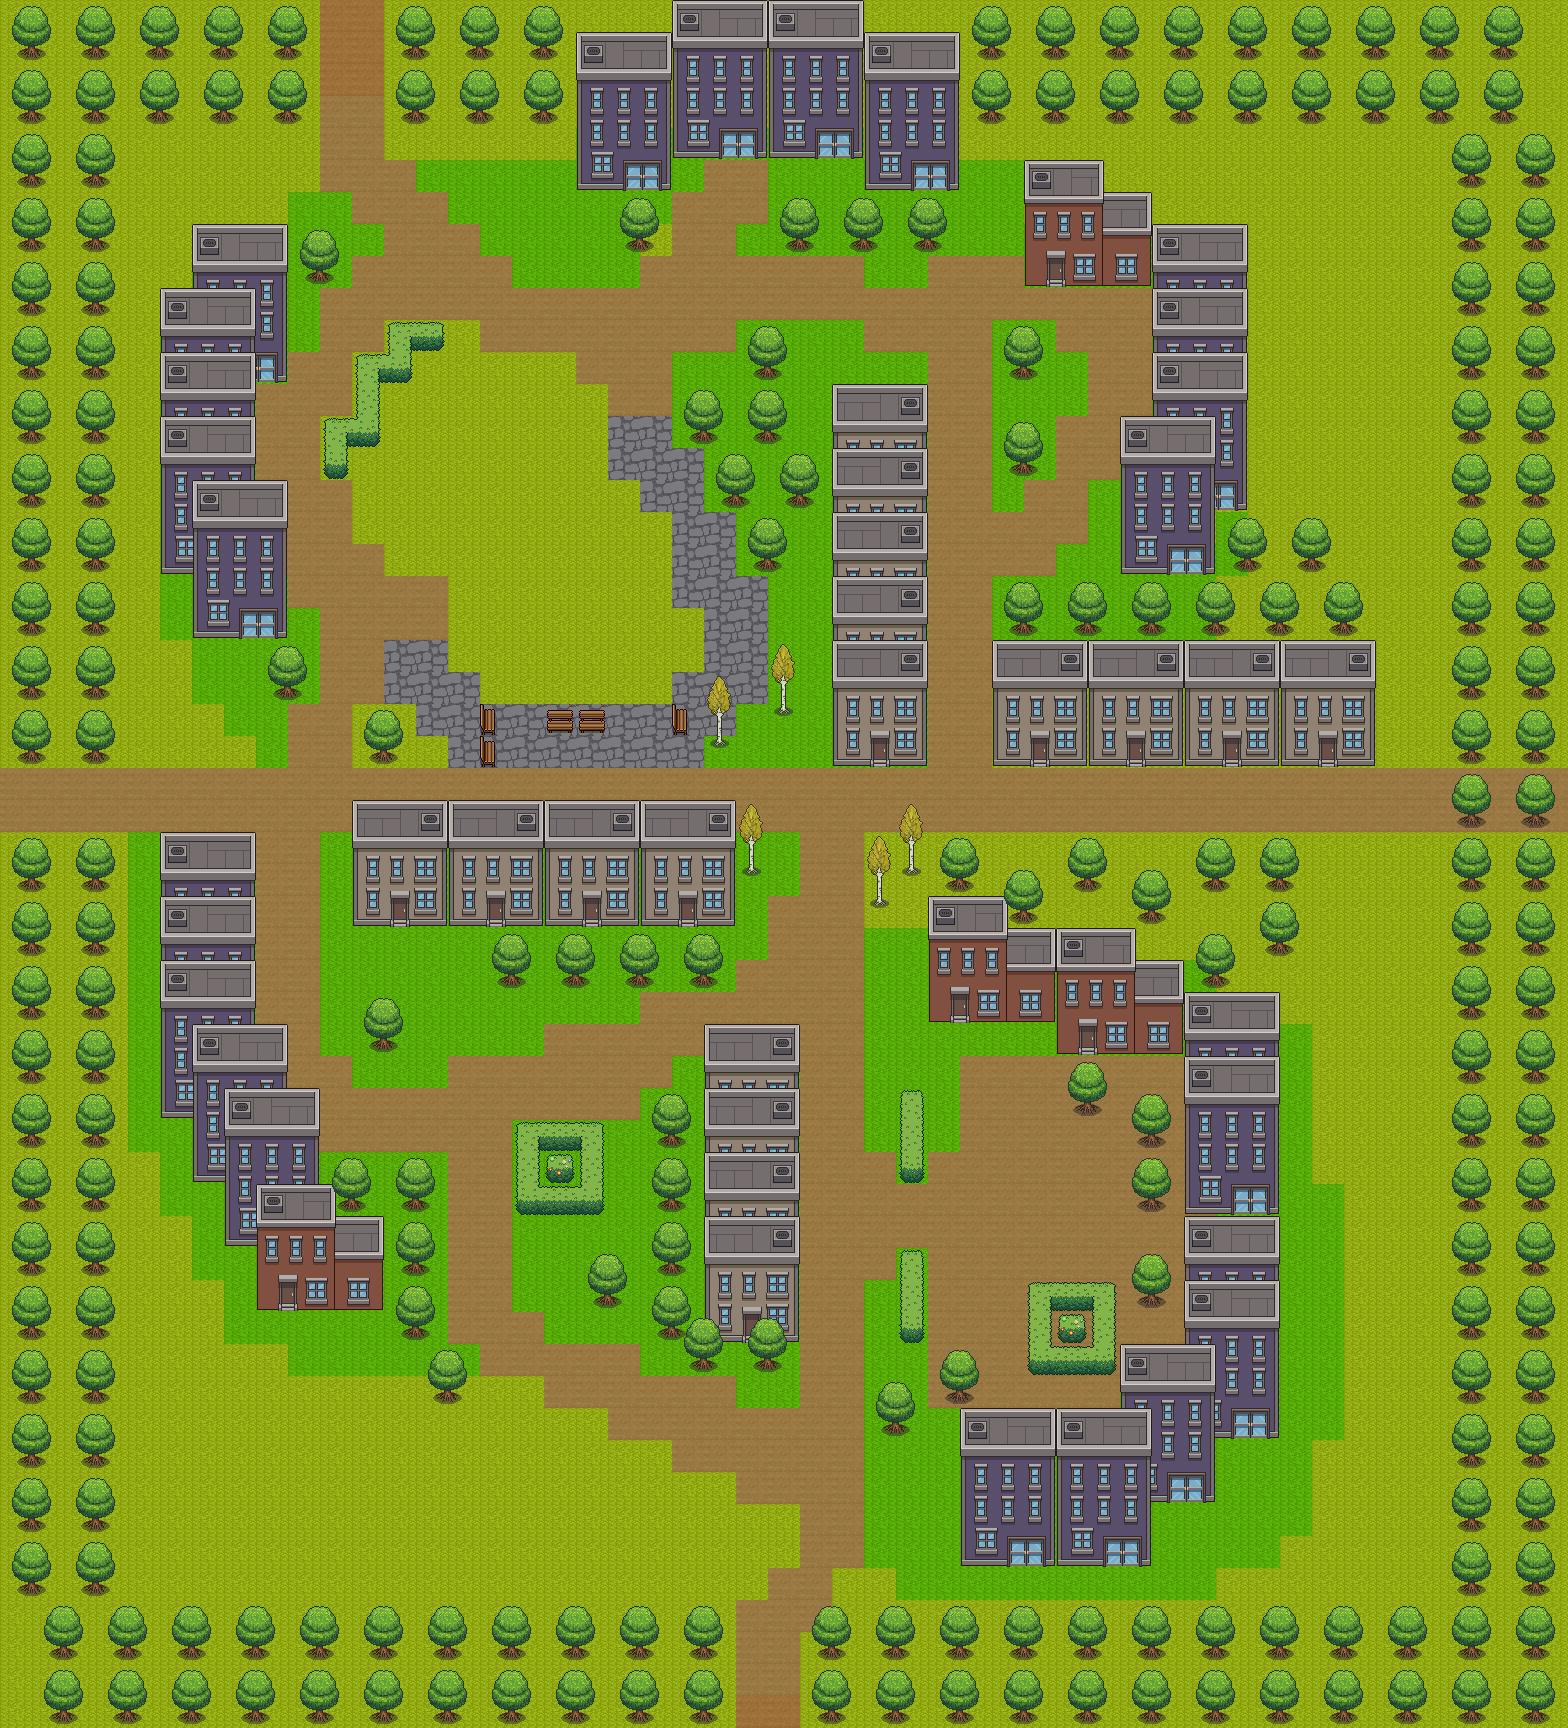

A 2D game scene composited from a Tiled map and its tileset images. What follows is a short description and the map's XML, with each tile layer's data collapsed to a summary:
An orthogonal 49x54 tile map with 32x32 px tiles, 11 tile layers (ground, path, building, building2, ...), 1 hidden layer not drawn, 3 tilesets and 57 objects (56x collision, player).

<map version="1.10" tiledversion="1.12.2" orientation="orthogonal" renderorder="right-down" width="49" height="54" tilewidth="32" tileheight="32" infinite="0" nextlayerid="16" nextobjectid="89">
 <tileset firstgid="1" source="../assets/Forest.tsx" />
 <tileset firstgid="210" source="../assets/City.tsx" />
 <tileset firstgid="613" source="../assets/Swamp.tsx" />
 <layer id="1" name="ground" width="49" height="54">
  <data>[2646 cells, 2646 non-empty, 1 distinct tile ids]</data>
 </layer>
 <objectgroup id="15" name="geeseSpawn">
  <object id="81" type="collision" x="1406.67" y="130" width="33.3333" height="25.3333" />
  <object id="82" type="collision" x="128.667" y="135.333" width="33.3333" height="25.3333" />
  <object id="83" type="collision" x="922" y="290" width="33.3333" height="25.3333" />
  <object id="86" type="collision" x="376.667" y="503.333" width="33.3333" height="25.3333" />
  <object id="87" type="collision" x="208.667" y="1542" width="33.3333" height="25.3333" />
  <object id="88" type="collision" x="1329.33" y="1528" width="33.3333" height="25.3333" />
 </objectgroup>
 <objectgroup id="14" name="playerSpawn">
  <object id="79" name="player" x="800.667" y="801.424" width="32" height="31.8182" />
 </objectgroup>
 <layer id="2" name="path" width="49" height="54">
  <data>[2646 cells, 1278 non-empty, 4 distinct tile ids]</data>
 </layer>
 <layer id="4" name="lake" width="49" height="54" visible="0">
  <data>[2646 cells, 93 non-empty, 13 distinct tile ids]</data>
 </layer>
 <layer id="3" name="building" width="49" height="54">
  <data>[2646 cells, 381 non-empty, 43 distinct tile ids]</data>
 </layer>
 <layer id="5" name="building2" width="49" height="54">
  <data>[2646 cells, 72 non-empty, 15 distinct tile ids]</data>
 </layer>
 <layer id="6" name="building3" width="49" height="54">
  <data>[2646 cells, 60 non-empty, 15 distinct tile ids]</data>
 </layer>
 <layer id="7" name="building4" width="49" height="54">
  <data>[2646 cells, 16 non-empty, 16 distinct tile ids]</data>
 </layer>
 <layer id="8" name="trees" width="49" height="54">
  <data>[2646 cells, 227 non-empty, 7 distinct tile ids]</data>
 </layer>
 <layer id="9" name="trees2" width="49" height="54">
  <data>[2646 cells, 4 non-empty, 4 distinct tile ids]</data>
 </layer>
 <layer id="12" name="benches" width="49" height="54">
  <data>[2646 cells, 5 non-empty, 2 distinct tile ids]</data>
 </layer>
 <layer id="10" name="bushes" width="49" height="54">
  <data>[2646 cells, 32 non-empty, 13 distinct tile ids]</data>
 </layer>
 <layer id="11" name="tree_border" width="49" height="54">
  <data>[2646 cells, 682 non-empty, 5 distinct tile ids]</data>
 </layer>
 <objectgroup color="#ff007f" id="13" name="collisions" class="collision">
  <object id="3" name="wall" type="collision" x="0" y="0" width="128" height="768" />
  <object id="4" name="wall" type="collision" x="128" y="0" width="192" height="128" />
  <object id="5" name="wall" type="collision" x="384" y="0" width="192" height="128" />
  <object id="8" name="wall" type="collision" x="960" y="0" width="576" height="128" />
  <object id="9" name="wall" type="collision" x="1440" y="128" width="128" height="1600" />
  <object id="10" name="wall" type="collision" x="800" y="1600" width="640" height="128" />
  <object id="11" name="wall" type="collision" x="32" y="1600" width="704" height="128" />
  <object id="12" name="wall" type="collision" x="0" y="832" width="128" height="768" />
  <object id="17" type="collision" x="448" y="320">
   <polygon points="0,0 -64,0 -64,32 -96,32 -96,96 -128,96 -128,160 -96,160 -96,128 -64,128 -64,64 -32,64 -32,32 0,32" />
  </object>
  <object id="18" type="collision" x="896" y="1088">
   <polygon points="0,0 0,96 32,96 32,0" />
  </object>
  <object id="19" type="collision" x="896" y="1248">
   <polygon points="0,0 32,0 32,96 0,96 0,32 0,0" />
  </object>
  <object id="20" type="collision" x="1024" y="1280">
   <polygon points="0,0 0,96 96,96 96,0 0,0" />
  </object>
  <object id="21" type="collision" x="512" y="1120">
   <polygon points="0,0 0,96 96,96 96,0" />
  </object>
  <object id="22" type="collision" x="640" y="1088">
   <polygon points="0,0 64,0 64,-32 160,-32 160,288 32,288 32,256 0,256 0,224 -64,224 -64,192 0,192" />
  </object>
  <object id="23" type="collision" x="480" y="1408">
   <polygon points="0,0 -64,0 -64,-64 -96,-64 -96,-96 -224,-96 -224,-160 -256,-160 -256,-224 -288,-224 -288,-288 -320,-288 -320,-544 -224,-544 -224,-352 -192,-352 -192,-288 -160,-288 -160,-224 -32,-224 -32,-64 0,-64" />
  </object>
  <object id="24" type="collision" x="480" y="992">
   <polygon points="0,0 256,0 256,-160 -128,-160 -128,-64 0,-64" />
  </object>
  <object id="26" type="collision" x="256" y="704">
   <polygon points="0,0 64,0 64,-32 0,-32 0,0" />
  </object>
  <object id="27" type="collision" x="288" y="640">
   <polygon points="0,0 0,-64 -32,-64 -32,-256 0,-256 0,-384 -96,-384 -96,-320 -128,-320 -128,-64 -96,-64 -96,0" />
  </object>
  <object id="28" type="collision" x="832" y="416">
   <polygon points="0,0 0,352 96,352 96,0" />
  </object>
  <object id="30" type="collision" x="576" y="128">
   <polygon points="0,0 0,64 96,64 96,32 288,32 288,64 384,64 384,-64 0,-64" />
  </object>
  <object id="31" type="collision" x="352" y="736">
   <polygon points="0,0 0,32 64,32 64,0" />
  </object>
  <object id="32" type="collision" x="736" y="544">
   <polyline points="0,0 64,0 64,32 0,32" />
  </object>
  <object id="33" type="collision" x="800" y="352">
   <polygon points="0,0 -64,0 -64,32 -128,32 -128,96 -96,96 -96,160 -64,160 -64,224 0,224 0,160 32,160 32,96 0,96 0,0" />
  </object>
  <object id="36" type="collision" x="719.5" y="740.5" />
  <object id="37" type="collision" x="784.125" y="708.25" />
  <object id="38" type="collision" x="992" y="448">
   <polygon points="0,0 0,32 64,32 64,0 0,0" />
  </object>
  <object id="39" type="collision" x="992" y="352">
   <polygon points="0,0 0,32 64,32 64,0" />
  </object>
  <object id="40" type="collision" x="960" y="1440">
   <polygon points="0,0 0,128 192,128 192,64 256,64 256,0 320,0 320,-192 224,-192 224,-64 160,-64 160,0" />
  </object>
  <object id="41" type="collision" x="928" y="960">
   <polygon points="0,0 0,64 128,64 128,96 256,96 256,256 352,256 352,64 256,64 256,32 192,32 192,0 64,0 64,-32 0,-32" />
  </object>
  <object id="42" type="collision" x="992" y="672">
   <polygon points="0,0 0,96 384,96 384,0" />
  </object>
  <object id="46" type="collision" x="992" y="608">
   <polygon points="0,0 128,0 128,-128 128,-160 160,-160 160,-320 32,-320 32,-416 96,-416 96,-384 160,-384 160,-352 256,-352 256,-96 256,-64 352,-64 352,-32 384,-32 384,32 0,32 0,0" />
  </object>
  <object id="48" type="collision" x="960" y="224">
   <polygon points="0,0 -192,0 -192,32 0,32 0,0" />
  </object>
  <object id="49" type="collision" x="608" y="224">
   <polygon points="0,0 64,0 64,32 0,32" />
  </object>
  <object id="52" type="collision" x="928" y="1408">
   <polygon points="0,0 -64,0 -64,32 0,32" />
  </object>
  <object id="53" type="collision" x="928" y="1376">
   <polygon points="0,0 0,32 64,32 64,0" />
  </object>
  <object id="54" type="collision" x="1120" y="1280">
   <polygon points="0,0 0,32 64,32 64,0" />
  </object>
  <object id="55" type="collision" x="1120" y="1184">
   <polygon points="0,0 0,32 64,32 64,0" />
  </object>
  <object id="56" type="collision" x="1120" y="1120">
   <polygon points="0,0 0,32 64,32 64,0" />
  </object>
  <object id="57" type="collision" x="1120" y="1088">
   <polygon points="0,0 -64,0 -64,32 0,32" />
  </object>
  <object id="58" type="collision" x="751.5" y="869" />
  <object id="59" type="collision" x="879" y="902" />
  <object id="62" type="collision" x="911.636" y="866.545" />
  <object id="64" type="collision" x="352" y="1024" width="64" height="32" />
  </objectgroup>
</map>
<!-- 7 of 57 objects omitted -->
